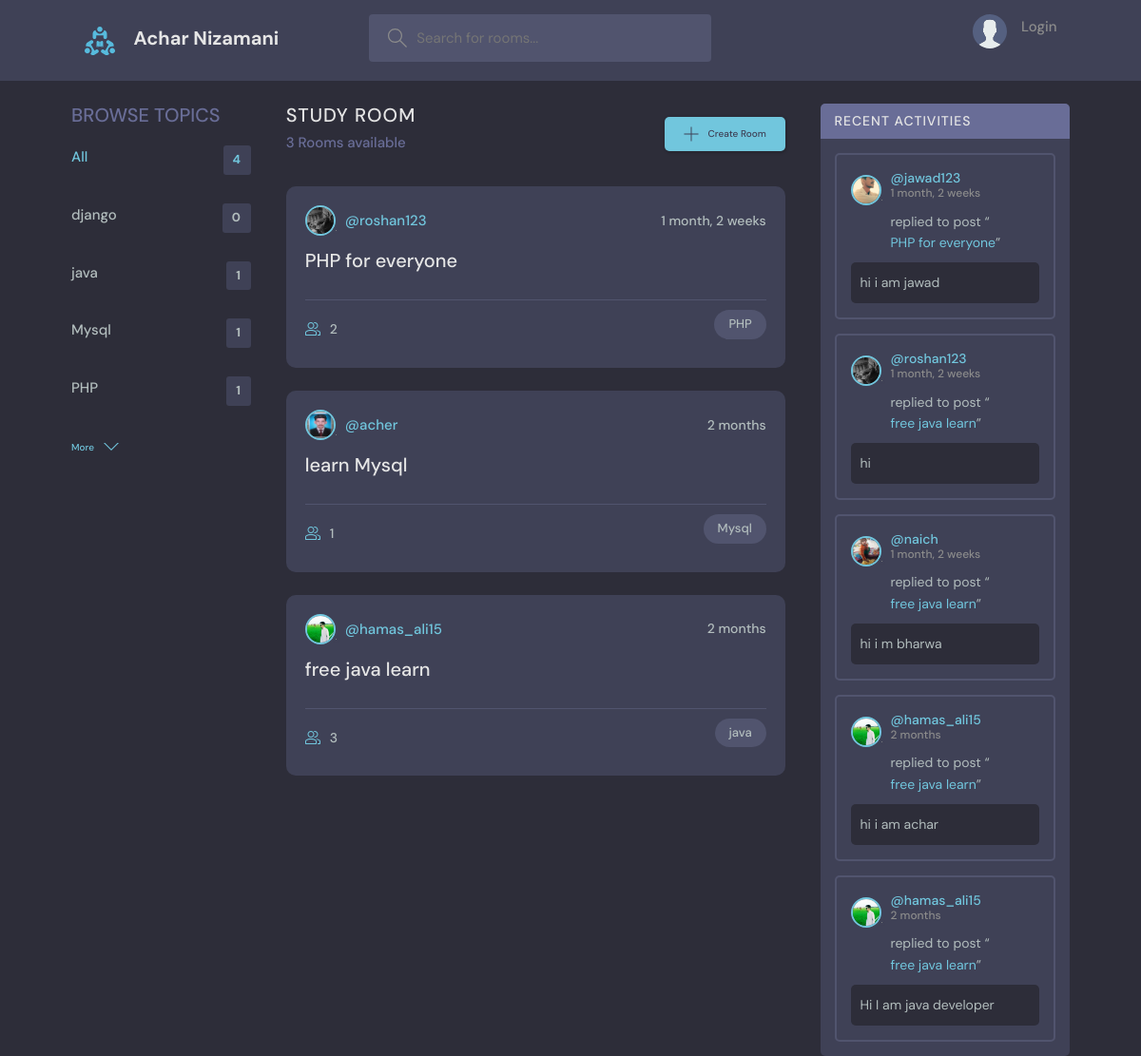
The page / on the database its author committed.
### base/models.py (models this page shows, shortened)
class Topic(models.Model):
    name=models.CharField(max_length=200)

class Room(models.Model):
    host = models.ForeignKey(User, on_delete=models.SET_NULL, null=True)
    topic = models.ForeignKey(Topic, on_delete=models.SET_NULL, null=True)
    name = models.CharField(max_length=200)
    admin = models.CharField(max_length=200)
    description = models.TextField(null=True, blank=True)
    participents = models.ManyToManyField(User, related_name='participents', blank=True)
    updated = models.DateTimeField(auto_now=True)
    created = models.DateTimeField(auto_now_add=True)
    class Meta:
        ordering = ['-updated', '-created']

class User(AbstractUser):
    name=models.CharField(max_length=50 ,null=True)
    username=models.CharField(unique=True,max_length=50 ,null=True)
    email=models.EmailField(unique=True, null=True)
    bio=models.TextField(null=True)
    avtar=models.ImageField(null=True, default='avatar.svg')
    USERNAME_FIELD='email'
    REQUIRED_FIELDS=['username']

class Message(models.Model):
    user= models.ForeignKey(User, on_delete=models.CASCADE)
    room= models.ForeignKey(Room, on_delete=models.CASCADE)
    body= models.TextField()
    updated= models.DateTimeField(auto_now=True)
    created= models.DateTimeField(auto_now_add=True)
    class Meta:
         ordering = ['-updated', '-created']

### base/views.py (the view)
# urls.py: path("", views.home, name="home"),
def home(request):
    all_rooms=Room.objects.all()
    rooms=Room.objects.all()
    topics=Topic.objects.all()[0:5]
    room_msg = Message.objects.all()
    if request.method=="GET":
        st=request.GET.get('q')
        if st!=None:
            rooms=Room.objects.filter(
            Q(topic__name__icontains=st))
            topics=Topic.objects.all()[0:5]
            room_msg = Message.objects.filter(Q(room__topic__name__icontains=st))
        room_filter=rooms.count()
        topic_count=topics.count()
    context={
        'rooms':rooms ,
        'topics':topics,
        'topic_count': topic_count ,
        'room_message' : room_msg,
        'room_filter': room_filter}
    return render(request,'base/home.html',context)

### base/templates/base/home.html (shortened to what this page needs)
{% extends 'main_template.html' %} {% block content %}
<main class="layout layout--3">
    <div class="container">
        {% include "base/topic_components.html" %}
        <div class="roomList">
            <div class="roomList__header">
                <div>
                    <h2>Study Room</h2>
                    <p>{{room_filter}} Rooms available</p>
                </div>
                <a class="btn btn--main" href="{% url 'create-room' %}">
                    <svg version="1.1" xmlns="http://www.w3.org/2000/svg" width="32" height="32" viewBox="0 0 32 32">
        <title>add</title>
        <path
          d="M16.943 0.943h-1.885v14.115h-14.115v1.885h14.115v14.115h1.885v-14.115h14.115v-1.885h-14.115v-14.115z"
        ></path>
      </svg> Create Room
                </a>
            </div>
            {% include "base/feed_components.html" %}
        </div>
        {% include "base/activity_components.html" %}
    </div>
</main>
{% endblock %}

### base/templates/base/topic_components.html (shortened to what this page needs)
<div class="topics">
    <div class="topics__header">
        <h2>Browse Topics</h2>
    </div>
    <ul class="topics__list">
        <li>
            <a href="{% url 'home' %}" class="active">All <span>{{topic_count}}</span></a>
        </li>
        {% for topic in topics %}
        <li>
            <a href="{% url 'home' %}?q={{topic.name}}">{{topic.name}} <span>{{topic.room_set.all.count}}</span></a>
        </li>
        {% endfor %}
    </ul>
    <a class="btn btn--link" href="{% url 'topics' %}">
      More
      <svg version="1.1" xmlns="http://www.w3.org/2000/svg" width="32" height="32" viewBox="0 0 32 32">
        <title>chevron-down</title>
        <path d="M16 21l-13-13h-3l16 16 16-16h-3l-13 13z"></path>
      </svg>
    </a>
</div>

### base/templates/base/feed_components.html (shortened to what this page needs)
 {% for room in rooms %}
<div class="roomListRoom">
    <div class="roomListRoom__header">
        <a href="/user-profile/{{room.host.id}}" class="roomListRoom__author">
            <div class="avatar avatar--small">
                <img src="{{room.host.avtar.url}}" />
            </div>
            <span>@{{room.host.username}}</span>
        </a>
        <div class="roomListRoom__actions">
            <span>{{room.created | timesince}}</span>
        </div>
    </div>
    <div class="roomListRoom__content">
        <a href="{% url 'room' room.id %}">{{room.name}}</a>
    </div>
    <div class="roomListRoom__meta">
        <a href="{% url 'room' room.id %}" class="roomListRoom__joined">
     {{room.participents.all.count}}
        </a>
        <p class="roomListRoom__topic">{{room.topic.name}}</p>
    </div>
</div>
{% endfor %}

### base/templates/base/activity_components.html (shortened to what this page needs)
<div class="activities">
    <div class="activities__header">
        <h2>Recent Activities</h2>
    </div>
    {% for msg in room_message %}
    <div class="activities__box">
        <div class="activities__boxHeader roomListRoom__header">
            <a href="{% url 'user-profile' msg.user.id %}" class="roomListRoom__author">
                <div class="avatar avatar--small">
                    <img src="{{msg.user.avtar.url}}" />
                </div>
                <p>
                    @{{msg.user.username}}
                    <span>{{msg.created | timesince}}</span>
                </p>
            </a>
        </div>
        <div class="activities__boxContent">
            <p>replied to post “<a href="{% url 'room' msg.room.id %}">{{msg.room.name  }}</a>”</p>
            <div class="activities__boxRoomContent">
                {{msg.body}}
            </div>
        </div>
    </div>
    {% endfor %}
</div>

### rows shown on the page
Topic: name "django", room_set.all.count "0"
Topic: name "java", room_set.all.count "1"
Topic: name "Mysql", room_set.all.count "1"
Topic: name "PHP", room_set.all.count "1"
Room: host.avtar (picture), host.username "roshan123", created "1 month, 2 weeks", name "PHP for everyone", participents.all.count "2", topic.name "PHP"
Room: host.avtar (picture), host.username "acher", created "2 months", name "learn Mysql", participents.all.count "1", topic.name "Mysql"
Room: host.avtar (picture), host.username "hamas_ali15", created "2 months", name "free java learn", participents.all.count "3", topic.name "java"
Message: user.avtar (picture), user.username "jawad123", created "1 month, 2 weeks", room.name "PHP for everyone", body "hi i am jawad"
Message: user.avtar (picture), user.username "roshan123", created "1 month, 2 weeks", room.name "free java learn", body "hi"
Message: user.avtar (picture), user.username "naich", created "1 month, 2 weeks", room.name "free java learn", body "hi i m bharwa"
Message: user.avtar (picture), user.username "hamas_ali15", created "2 months", room.name "free java learn", body "hi i am achar"
Message: user.avtar (picture), user.username "hamas_ali15", created "2 months", room.name "free java learn", body "Hi I am java developer"

### other values the page prints
{{ topic_count }} "4"
{{ room_filter }} "3"
